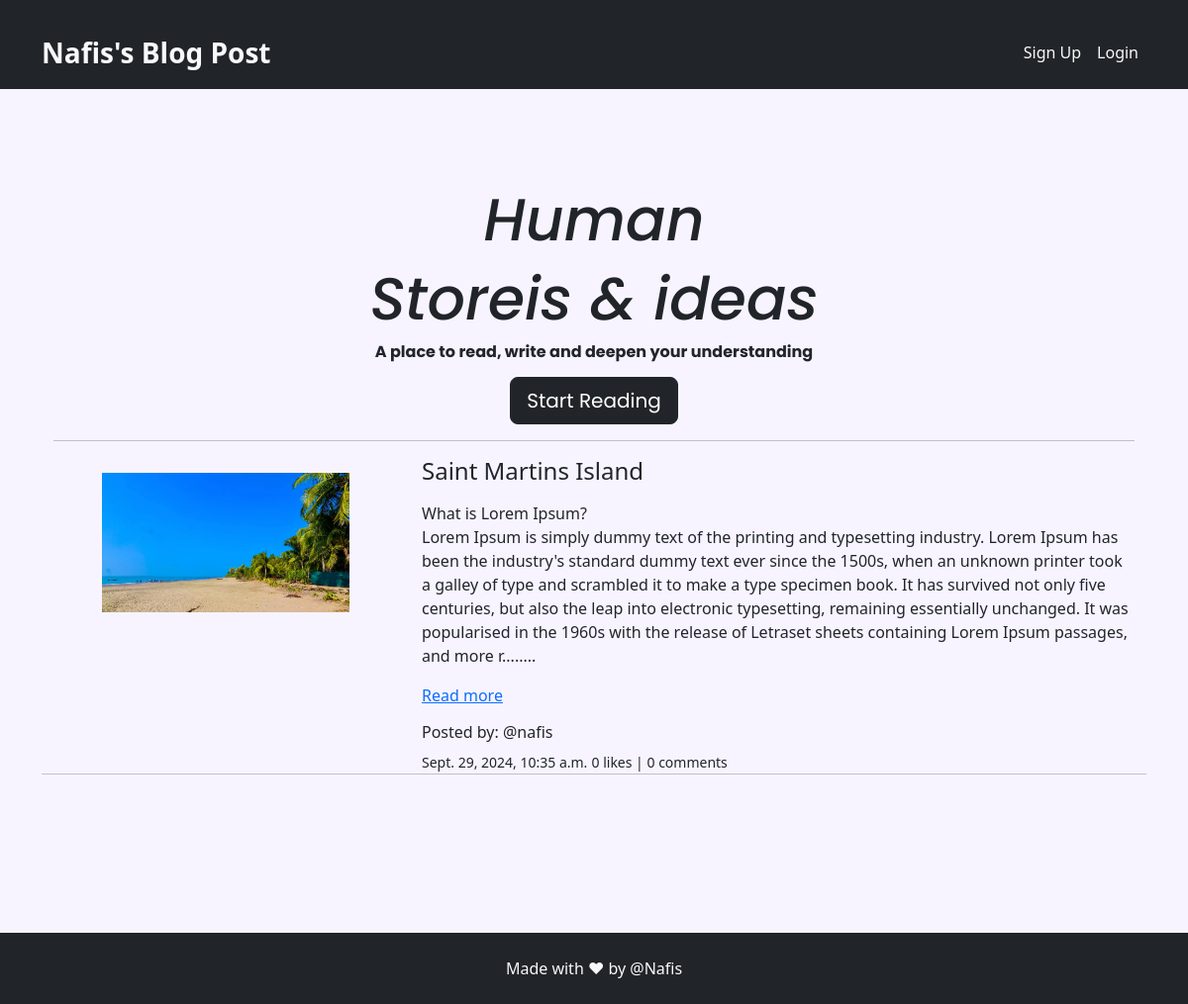
The page /blog/category-posts/Chittagong on the database its author committed.
### App_Blog/models.py (models this page shows, shortened)
class Blog(models.Model):
    author = models.ForeignKey(User, on_delete=models.CASCADE, related_name='post_author')
    blog_title = models.CharField(max_length = 264, verbose_name = 'Put a Title')
    slug = models.CharField(max_length = 264, unique = True)
    category = models.CharField(max_length = 255, choices=CATEGORY_CHOICES, default='uncategorized')
    blog_content = models.TextField(verbose_name='What is on your mind?')
    blog_image = models.ImageField(upload_to='blog_images', verbose_name='Image')
    publish_date = models.DateTimeField(auto_now_add = True)
    update_date = models.DateTimeField(auto_now = True)
    class Meta:
        ordering = ['-publish_date']

### App_Blog/views.py (the view)
# urls.py: path('category-posts/<str:category>', views.ViewByCategory, name='category_posts')
def ViewByCategory(request, category):
    blogs = Blog.objects.filter(category=category)
    diction = {'blogs':blogs}
    return render(request, 'App_Blog/category_posts.html', context=diction)

### App_Blog/templatetags/custom_filters.py (called while the page is built)
def range_filter(value):
    return value[0:500] + "........"

### templates/App_Blog/category_posts.html (shortened to what this page needs)
{% extends "base.html" %}
{% load custom_filters %}
{% block body_block %}
<div class="container">
    {% for blog in blogs %}
<div class="row">
    <div class="col-sm-4">
        <img src="/media/{{blog.blog_image}}" class="img-fluid mx-auto d-block mt-3" width="250" alt="{{blog.blog_title}}">
    </div>
    <div class="col-sm-8">
        <h4>{{ blog.blog_title }}</h4>
        <p>{{blog.blog_content|range_filter|linebreaks}} <a href="{% url 'App_Blog:blog_details' slug=blog.slug %}">Read more</a></p>
        <h6>Posted by: @{{blog.author}} </h6>
        <small>{{ blog.publish_date }}</small>
        <small>{{blog.liked_blog.count}} likes | {{blog.blog_comment.count }} comments</small>
    </div>
    <hr>
</div>
{% endfor %}
</div>
{% endblock  %}

### rows shown on the page
Blog: blog_image (picture), blog_title "Saint Martins Island", blog_content|range_filter "What is Lorem Ipsum? Lorem Ipsum is simply dummy text of the printing and typesetting industry. Lorem Ipsum has been the industry's standard dummy text ever since the 1500s, when an unknown printer took a galley of type and scrambled it to make a type specimen book. It has survived not only five centuries, but also the leap into electronic typesetting, remaining essentially unchanged. It was popularised in the 1960s with the release of Letraset sheets containing Lorem Ipsum passages, and more r........", author "nafis", publish_date "Sept. 29, 2024, 10:35 a.m.", liked_blog.count "0", blog_comment.count "0"
